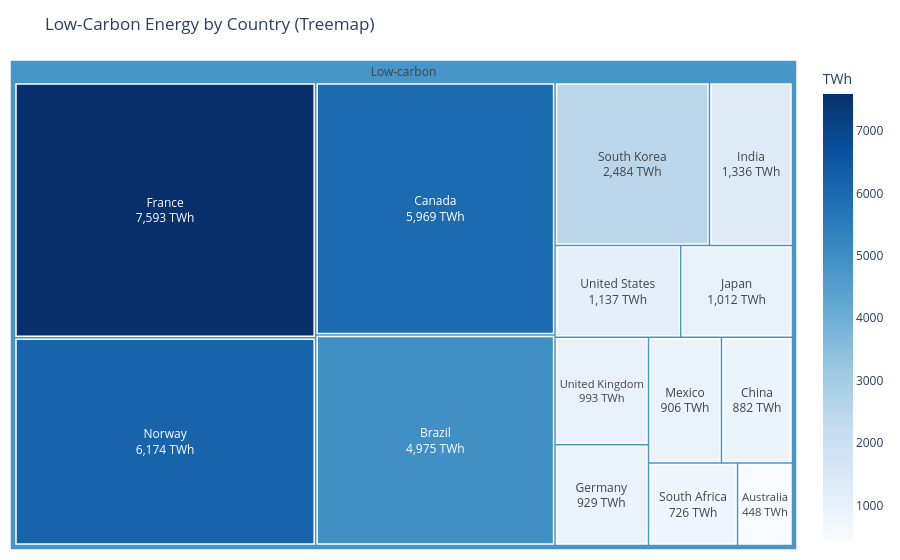
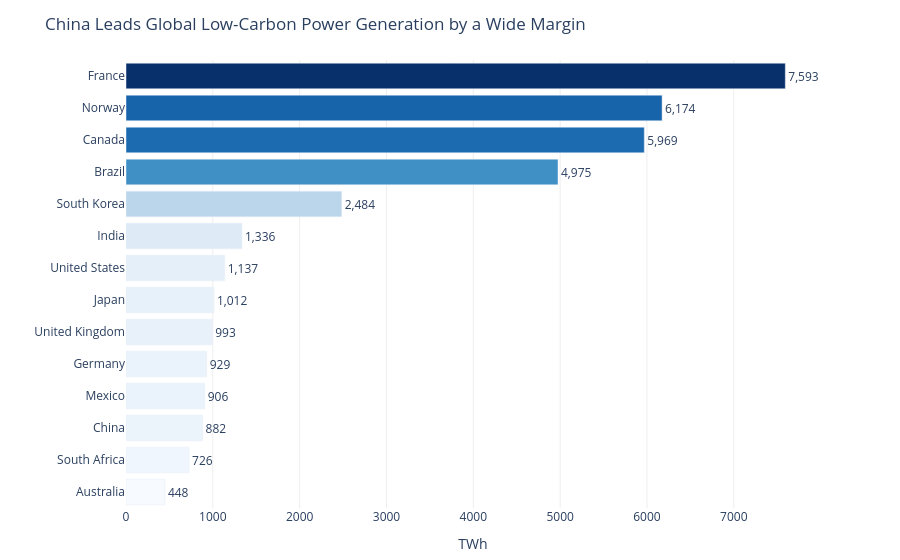

These figures' notebook cell, in order:
### Markdown cell above
## Task 3 — Treemap vs bar: low-carbon energy by country

**What to build:** Build **both** a treemap and a horizontal bar chart showing total low-carbon TWh (Nuclear + Hydro) per country. Then answer the question in a markdown cell below.

**Requirements:**
- Filter to `Source_Type == 'Low-carbon'` and aggregate TWh by country
- Treemap: single-level `path=['All', 'Country']` with a dummy root node labelled `'Low-carbon'`
- Bar chart: sorted by TWh, horizontal orientation, CVD-safe colour
- Both charts show TWh values, not percentages
- Insight title on the bar chart naming the leading country

### Code cell
# Task 3 — charts
import plotly.express as px

df_lowcarbon = (
    df.loc[df['Source_Type'] == 'Low-carbon']
    .groupby('Country')['TWh']
    .sum()
    .reset_index()
    .sort_values('TWh', ascending=False)
)
df_lowcarbon['All'] = 'Low-carbon'

# --- Treemap ---
fig3a = px.treemap(
    df_lowcarbon,
    path=['All', 'Country'],
    values='TWh',
    color='TWh',
    color_continuous_scale='Blues',
    title='Low-Carbon Energy by Country (Treemap)',
)
fig3a.update_traces(
    texttemplate='%{label}<br>%{value:,.0f} TWh',
    textposition='middle center',
    root_color='#f0f0f0',
    marker=dict(line=dict(width=1.5, color='white')),
)
fig3a.update_layout(
    coloraxis_colorbar=dict(title='TWh'),
    margin=dict(t=60, l=10, r=10, b=10),
)
fig3a.show()

# --- Bar chart ---
df_sorted = df_lowcarbon.sort_values('TWh', ascending=True)

fig3b = px.bar(
    df_sorted,
    x='TWh', y='Country',
    orientation='h',
    color='TWh',
    color_continuous_scale='Blues',
    text='TWh',
    title='China Leads Global Low-Carbon Power Generation by a Wide Margin',
)
fig3b.update_traces(
    texttemplate='%{x:,.0f}',
    textposition='outside',
)
fig3b.update_layout(
    xaxis_title='TWh', yaxis_title='',
    coloraxis_showscale=False,
    plot_bgcolor='white',
    xaxis=dict(showgrid=True, gridcolor='#eeeeee'),
    margin=dict(t=60, l=10, r=80, b=10),
)
fig3b.show()

### Figure 1 — Plotly figure (JSON) as saved in the notebook; plotly's stock layout.template omitted (floating-point values rounded to 4 significant figures)
{"data": [{"branchvalues": "total", "customdata": [[7593.0], [6174.0], [5969.0], [4975.0], [2484.0], [1336.0], [1137.0], [1012.0], [993.0], [929.0], [906.0], [882.0], [726.0], [448.0], [4797.0]], "domain": {"x": [0, 1], "y": [0, 1]}, "hovertemplate": "labels=%{label}<br>TWh_sum=%{value}<br>parent=%{parent}<br>id=%{id}<br>TWh=%{color}<extra></extra>", "ids": ["Low-carbon/France", "Low-carbon/Norway", "Low-carbon/Canada", "Low-carbon/Brazil", "Low-carbon/South Korea", "Low-carbon/India", "Low-carbon/United States", "Low-carbon/Japan", "Low-carbon/United Kingdom", "Low-carbon/Germany", "Low-carbon/Mexico", "Low-carbon/China", "Low-carbon/South Africa", "Low-carbon/Australia", "Low-carbon"], "labels": ["France", "Norway", "Canada", "Brazil", "South Korea", "India", "United States", "Japan", "United Kingdom", "Germany", "Mexico", "China", "South Africa", "Australia", "Low-carbon"], "marker": {"coloraxis": "coloraxis", "colors": [7593.0, 6174.0, 5969.0, 4975.0, 2484.0, 1336.0, 1137.0, 1012.0, 993.0, 929.0, 906.0, 882.0, 726.0, 448.0, 4797.0], "line": {"color": "white", "width": 1.5}}, "name": "", "parents": ["Low-carbon", "Low-carbon", "Low-carbon", "Low-carbon", "Low-carbon", "Low-carbon", "Low-carbon", "Low-carbon", "Low-carbon", "Low-carbon", "Low-carbon", "Low-carbon", "Low-carbon", "Low-carbon", ""], "root": {"color": "#f0f0f0"}, "textposition": "middle center", "texttemplate": "%{label}<br>%{value:,.0f} TWh", "type": "treemap", "values": [7593.0, 6174.0, 5969.0, 4975.0, 2484.0, 1336.0, 1137.0, 1012.0, 993.0, 929.0, 906.0, 882.0, 726.0, 448.0, 35560.0]}], "layout": {"coloraxis": {"colorbar": {"title": {"text": "TWh"}}, "colorscale": [[0, "rgb(247,251,255)"], [0.125, "rgb(222,235,247)"], [0.25, "rgb(198,219,239)"], [0.375, "rgb(158,202,225)"], [0.5, "rgb(107,174,214)"], [0.625, "rgb(66,146,198)"], [0.75, "rgb(33,113,181)"], [0.875, "rgb(8,81,156)"], [1, "rgb(8,48,107)"]]}, "legend": {"tracegroupgap": 0}, "margin": {"b": 10, "l": 10, "r": 10, "t": 60}, "title": {"text": "Low-Carbon Energy by Country (Treemap)"}}}

### Figure 2 — Plotly figure (JSON) as saved in the notebook; plotly's stock layout.template omitted (floating-point values rounded to 4 significant figures)
{"data": [{"hovertemplate": "TWh=%{marker.color}<br>Country=%{y}<extra></extra>", "legendgroup": "", "marker": {"color": [448.0, 726.0, 882.0, 906.0, 929.0, 993.0, 1012.0, 1137.0, 1336.0, 2484.0, 4975.0, 5969.0, 6174.0, 7593.0], "coloraxis": "coloraxis", "pattern": {"shape": ""}}, "name": "", "orientation": "h", "showlegend": false, "text": [448.0, 726.0, 882.0, 906.0, 929.0, 993.0, 1012.0, 1137.0, 1336.0, 2484.0, 4975.0, 5969.0, 6174.0, 7593.0], "textposition": "outside", "texttemplate": "%{x:,.0f}", "type": "bar", "x": [448.0, 726.0, 882.0, 906.0, 929.0, 993.0, 1012.0, 1137.0, 1336.0, 2484.0, 4975.0, 5969.0, 6174.0, 7593.0], "xaxis": "x", "y": ["Australia", "South Africa", "China", "Mexico", "Germany", "United Kingdom", "Japan", "United States", "India", "South Korea", "Brazil", "Canada", "Norway", "France"], "yaxis": "y"}], "layout": {"barmode": "relative", "coloraxis": {"colorbar": {"title": {"text": "TWh"}}, "colorscale": [[0, "rgb(247,251,255)"], [0.125, "rgb(222,235,247)"], [0.25, "rgb(198,219,239)"], [0.375, "rgb(158,202,225)"], [0.5, "rgb(107,174,214)"], [0.625, "rgb(66,146,198)"], [0.75, "rgb(33,113,181)"], [0.875, "rgb(8,81,156)"], [1, "rgb(8,48,107)"]], "showscale": false}, "legend": {"tracegroupgap": 0}, "margin": {"b": 10, "l": 10, "r": 80, "t": 60}, "plot_bgcolor": "white", "title": {"text": "China Leads Global Low-Carbon Power Generation by a Wide Margin"}, "xaxis": {"anchor": "y", "domain": [0, 1], "gridcolor": "#eeeeee", "showgrid": true, "title": {"text": "TWh"}}, "yaxis": {"anchor": "x", "domain": [0, 1], "title": {"text": ""}}}}
